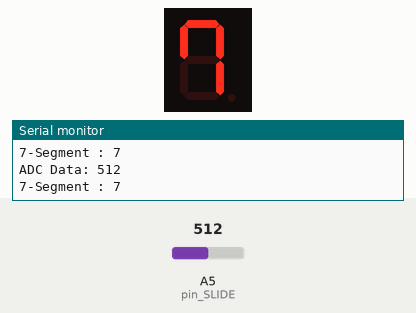
Bench run of a sketch on a simulated Arduino Uno, built with avr-gcc and run on an emulated ATmega328P. Shown: 1-digit seven-segment display, the last lines printed to the serial monitor. Wiring (inferred from the names in the program): 1-digit 7-segment display, segments lit when HIGH: segments pin 5, pin 6, pin 8, pin 9, pin 10, pin 11, pin 12, pin 13. The inputs (shaded band) are chosen by the test bench; at power-on: A5 (pin_SLIDE) = 512. The segment pins are drawn as the display they are named for.

Above: at 1.6 s.
1.7 s: A5 (pin_SLIDE) set to 752
At 3.6 s:
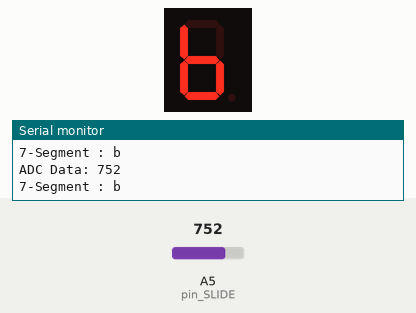
3.9 s: A5 (pin_SLIDE) set to 785
At 4.9 s:
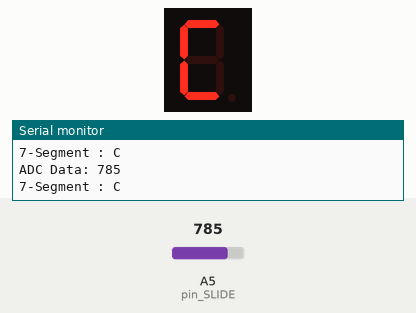
5.5 s: A5 (pin_SLIDE) set to 695
At 6.1 s:
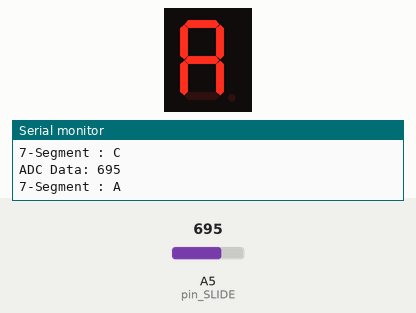
7.1 s: A5 (pin_SLIDE) set to 715
At 8.4 s:
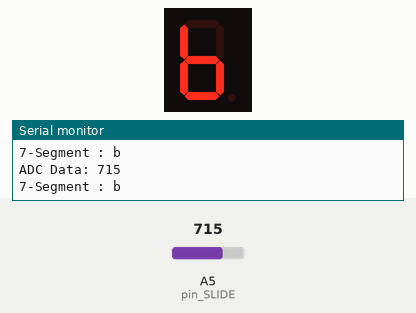
8.7 s: A5 (pin_SLIDE) set to 900
At 9.9 s:
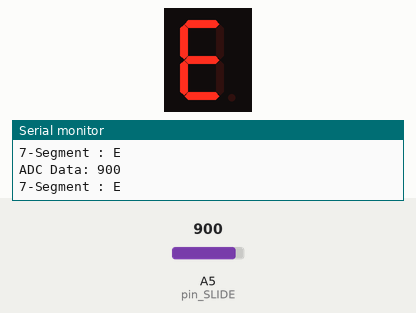
10.3 s: A5 (pin_SLIDE) set to 950
11.8 s: A5 (pin_SLIDE) set to 973
At 12.4 s:
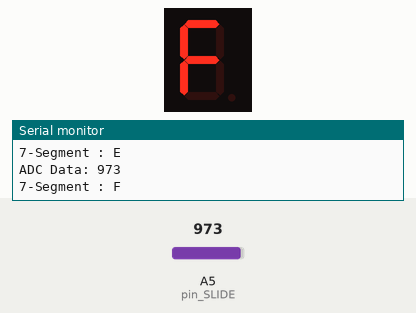
Timing chart, 0 to 14.5 s (numbered marks = the images above; inputs shaded):
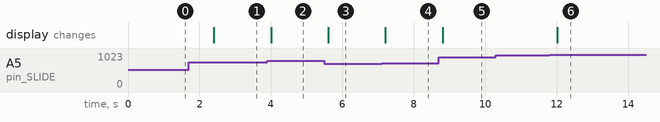

The sketch:

Slide_02.ino
```cpp
int pin_SLIDE = A5;
int pin_FND[8]={5, 6, 8, 9, 10, 11, 12, 13};

uint8_t FND_Data[16]={0x3F, 0x06, 0x5B, 0x4F, 0x66, 0x6D, 0x7D, 0x27, 0x7F, 0x6F, 0x77, 0x7C, 0x39, 0x5E, 0x79, 0x71};

void setup() {
  Serial.begin(115200);
  pinMode(pin_SLIDE, INPUT);

  for(int i=0; i<8; i++){
    pinMode(pin_FND[i], OUTPUT);
  }

}

void loop() {
  uint16_t ADC_data = 0;
  ADC_data=analogRead(pin_SLIDE);
  if(ADC_data>=0 && ADC_data<=64){
    Serial.print("ADC Data: ");
    Serial.println(ADC_data);
    FND_Ctrl(FND_Data[0]);

    Serial.println("7-Segment : 0");
    delay(800);
  }
  else if(ADC_data>=65 && ADC_data<=128){
    Serial.print("ADC Data: ");
    Serial.println(ADC_data);
    FND_Ctrl(FND_Data[1]);

    Serial.println("7-Segment : 1");
    delay(800);
  }
  else if(ADC_data>=129 && ADC_data<=192){
    Serial.print("ADC Data: ");
    Serial.println(ADC_data);
    FND_Ctrl(FND_Data[2]);

    Serial.println("7-Segment : 2");
    delay(800);
  }
  else if(ADC_data>=193 && ADC_data<=256){
    Serial.print("ADC Data: ");
    Serial.println(ADC_data);
    FND_Ctrl(FND_Data[3]);

    Serial.println("7-Segment : 3");
    delay(800);
  }
  else if(ADC_data>=257 && ADC_data<=320){
    Serial.print("ADC Data: ");
    Serial.println(ADC_data);
    FND_Ctrl(FND_Data[4]);

    Serial.println("7-Segment : 4");
    delay(800);
  }
  else if(ADC_data>=321 && ADC_data<=384){
    Serial.print("ADC Data: ");
    Serial.println(ADC_data);
    FND_Ctrl(FND_Data[5]);

    Serial.println("7-Segment : 5");
    delay(800);
  }
  else if(ADC_data>=385 && ADC_data<=448){
    Serial.print("ADC Data: ");
    Serial.println(ADC_data);
    FND_Ctrl(FND_Data[6]);

    Serial.println("7-Segment : 6");
    delay(800);
  }
  else if(ADC_data>=449 && ADC_data<=512){
    Serial.print("ADC Data: ");
    Serial.println(ADC_data);
    FND_Ctrl(FND_Data[7]);

    Serial.println("7-Segment : 7");
    delay(800);
  }
  else if(ADC_data>=513 && ADC_data<=576){
    Serial.print("ADC Data: ");
    Serial.println(ADC_data);
    FND_Ctrl(FND_Data[8]);

    Serial.println("7-Segment : 8");
    delay(800);
  }
  else if(ADC_data>=577 && ADC_data<=640){
    Serial.print("ADC Data: ");
    Serial.println(ADC_data);
    FND_Ctrl(FND_Data[9]);

    Serial.println("7-Segment : 9");
    delay(800);
  }
  else if(ADC_data>=641 && ADC_data<=704){
    Serial.print("ADC Data: ");
    Serial.println(ADC_data);
    FND_Ctrl(FND_Data[10]);

    Serial.println("7-Segment : A");
    delay(800);
  }
  else if(ADC_data>=705 && ADC_data<=768){
    Serial.print("ADC Data: ");
    Serial.println(ADC_data);
    FND_Ctrl(FND_Data[11]);

    Serial.println("7-Segment : b");
    delay(800);
  }
  else if(ADC_data>=769 && ADC_data<=832){
    Serial.print("ADC Data: ");
    Serial.println(ADC_data);
    FND_Ctrl(FND_Data[12]);

    Serial.println("7-Segment : C");
    delay(800);
  }
  else if(ADC_data>=833 && ADC_data<=896){
    Serial.print("ADC Data: ");
    Serial.println(ADC_data);
    FND_Ctrl(FND_Data[13]);

    Serial.println("7-Segment : d");
    delay(800);
  }
  else if(ADC_data>=897 && ADC_data<=960){
    Serial.print("ADC Data: ");
    Serial.println(ADC_data);
    FND_Ctrl(FND_Data[14]);

    Serial.println("7-Segment : E");
    delay(800);
  }
  else if(ADC_data>=961 && ADC_data<=1023){
    Serial.print("ADC Data: ");
    Serial.println(ADC_data);
    FND_Ctrl(FND_Data[15]);

    Serial.println("7-Segment : F");
    delay(800);
  }
}

void FND_Ctrl(uint8_t Ctrl_data){
  for(int j=0; j<8; j++){
    digitalWrite(pin_FND[j], (Ctrl_data>>j) & 0x01);
  }
}
```

Measured:
- the behaviour switches between 768 and 769 on A5 (pin_SLIDE) (found by bisection; images 1 and 2)
- the behaviour switches between 704 and 705 on A5 (pin_SLIDE) (found by bisection; images 3 and 4)
- the behaviour switches between 960 and 961 on A5 (pin_SLIDE) (found by bisection; images 5 and 6)
- after the input at 1.7 s, the display: changes after 0.70 s (image 1)
- after the input at 3.9 s, the display: changes after 0.10 s (image 2)
- after the input at 5.5 s, the display: changes after 0.10 s (image 3)
- after the input at 7.1 s, the display: changes after 0.11 s (image 4)
- after the input at 8.7 s, the display: changes after 0.11 s (image 5)
- after the input at 11.8 s, the display: changes after 0.21 s (image 6)
